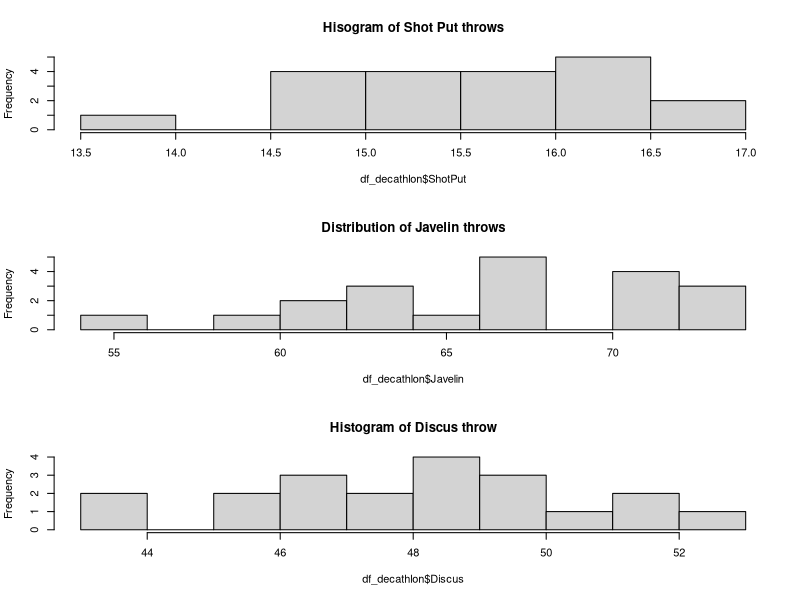
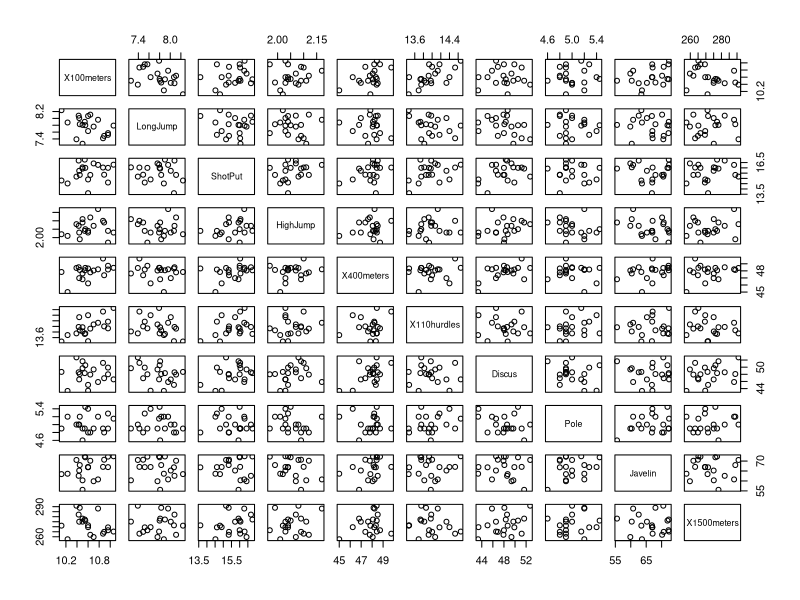
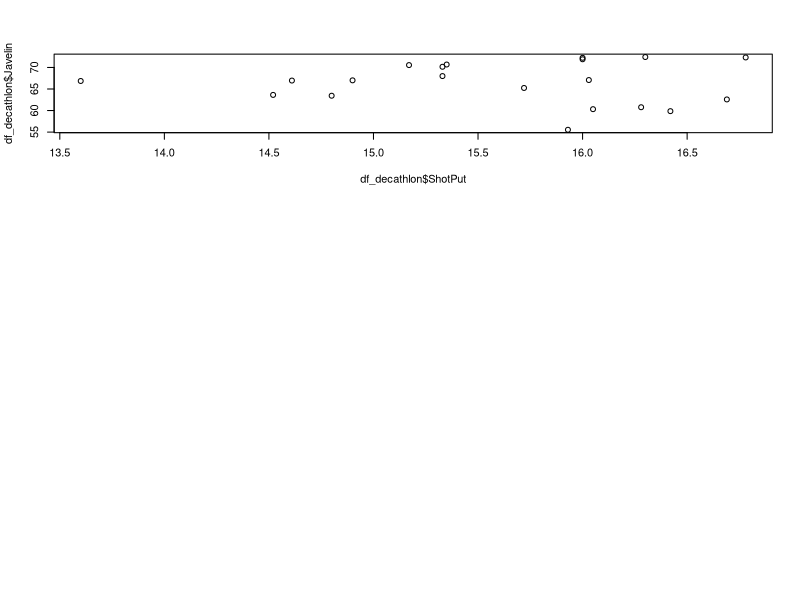
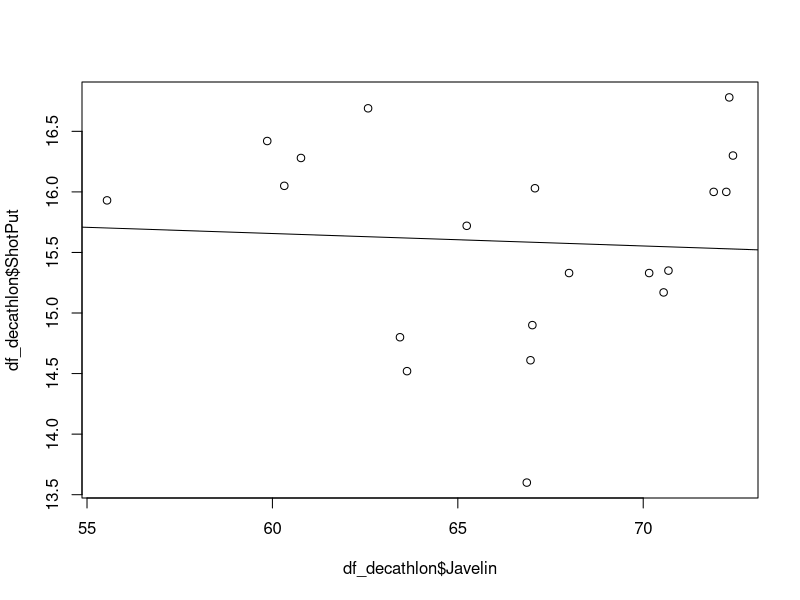

Write the R code that produced these figures, in order. (Note: this script raises an error after producing the figures.)
# load decathlon data
df_decathlon <- read.table("data/decathlon.csv", sep = ";", header = TRUE,
                           dec = ",", encoding = "UTF-8")
df_decathlon[,c(16,17)] <- NULL

# investigate the data
summary(df_decathlon)

# choose 3 values to check their distributions


# plot histograms of these values
par(mfrow = c(3,1))
hist(df_decathlon$ShotPut, breaks=7, main="Hisogram of Shot Put throws")
hist(df_decathlon$Javelin, breaks = 7, main="Distribution of Javelin throws")
hist(df_decathlon$Discus, breaks=7, main="Histogram of Discus throw")

# plot paired plots
pairs(df_decathlon[,6:15])

# select one pair of variables
plot(df_decathlon$ShotPut, df_decathlon$Javelin)
cor(df_decathlon$ShotPut, df_decathlon$Javelin)

# create a scatter plot + regression line
lm_shot_javelin <- lm(ShotPut ~ Javelin, data = df_decathlon)

par(mfrow = c(1,1))
plot(df_decathlon$Javelin, df_decathlon$ShotPut)
abline(lm_shot_javelin)

# Does some variabled affect Points to a large degree? (does it correlate, regress?)
cor() #function for correlation
pairs(df_decathlon[,c(1, 6:15)])

# Do some pairs of disciplines correlate strongly/more strongly than others?

cor(df_decathlon[,c(1, 6:15)])

lm_points_100 <- lm(Points ~ X100meters, data = df_decathlon)
summary(lm_points_100)

lm_points_longjump <- lm(Points ~ LongJump, data = df_decathlon)
summary(lm_points_longjump)



